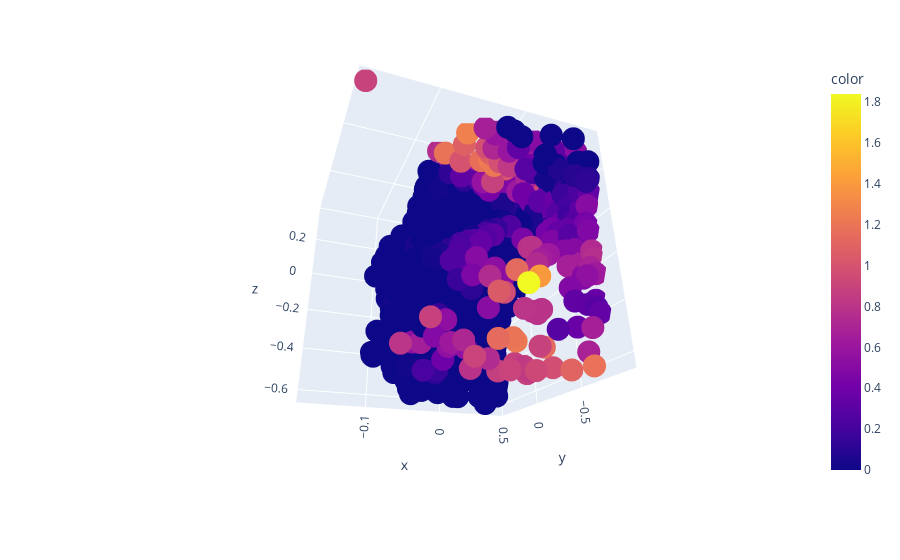

Notebook code cell kept with this figure:
### Code cell
import plotly.express as px
import numpy as np
ind = 6
points0 = np.squeeze(points[ind].cpu().numpy()).T
point0_features = np.squeeze(glb0[ind].detach().cpu().numpy()).T

fig = px.scatter_3d(x=points0[:, 0], y=points0[:, 1], z=points0[:, 2], color=point0_features[:, 120])
fig.show()

### Figure 1 — Plotly figure (JSON) as saved in the notebook; plotly's stock layout.template omitted (floating-point values rounded to 4 significant figures; data arrays with more than 128 entries replaced by an {"elided": "..."} marker saying what was removed)
{"data": [{"hovertemplate": "x=%{x}<br>y=%{y}<br>z=%{z}<br>color=%{marker.color}<extra></extra>", "legendgroup": "", "marker": {"color": {"elided": "2048 float values"}, "coloraxis": "coloraxis", "symbol": "circle"}, "mode": "markers", "name": "", "scene": "scene", "showlegend": false, "type": "scatter3d", "x": {"elided": "2048 float values"}, "y": {"elided": "2048 float values"}, "z": {"elided": "2048 float values"}}], "layout": {"autosize": true, "coloraxis": {"colorbar": {"title": {"text": "color"}}, "colorscale": [[0, "#0d0887"], [0.1111, "#46039f"], [0.2222, "#7201a8"], [0.3333, "#9c179e"], [0.4444, "#bd3786"], [0.5556, "#d8576b"], [0.6667, "#ed7953"], [0.7778, "#fb9f3a"], [0.8889, "#fdca26"], [1, "#f0f921"]]}, "legend": {"tracegroupgap": 0}, "margin": {"t": 60}, "scene": {"aspectmode": "auto", "aspectratio": {"x": 1, "y": 1, "z": 1}, "camera": {"center": {"x": 0, "y": 0, "z": 0}, "eye": {"x": -0.6752, "y": -1.833, "z": -0.9341}, "projection": {"type": "perspective"}, "up": {"x": 0, "y": 0, "z": 1}}, "domain": {"x": [0, 1], "y": [0, 1]}, "xaxis": {"title": {"text": "x"}, "type": "linear"}, "yaxis": {"title": {"text": "y"}, "type": "linear"}, "zaxis": {"title": {"text": "z"}, "type": "linear"}}}}
